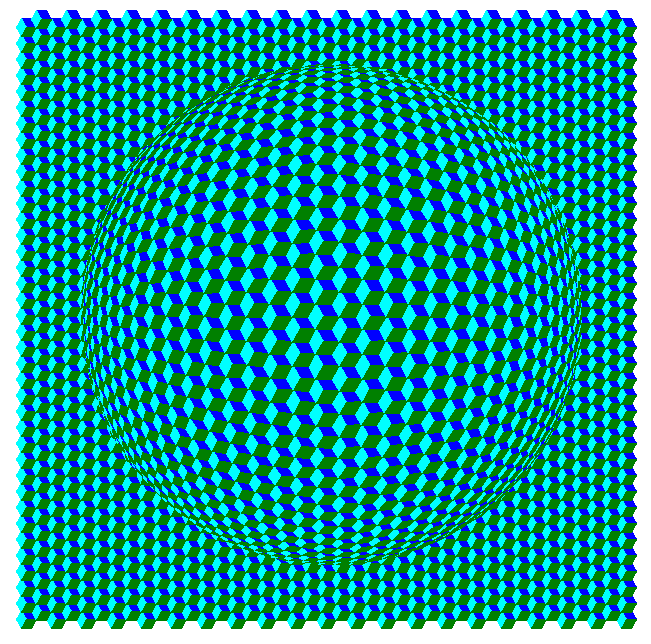

This figure's Python source:
#!/usr/bin/env python3
# -*- coding: utf-8 -*-
"""
Created on Mon Apr 20 16:17:18 2020
@author: Felana Rakotovao Andriamahefa
Projet de Vasarely 
"""
import turtle
from math import cos,sin,pi
from deformation import deformation # Etape 2:appel de la  module deformation 

def hexagone(point,longueur,col,centre,rayon):#Etape 1: definition de la fonction hexagone
    """
    La fonction peint un hexagone déformé en traçant des lignes droites entre le centre 
    et les extrémités dont la position est calculée avec la fonction deformation
    """
    turtle.hideturtle()
    turtle.speed(50) #vitesse d'éxecution du  dessin

    turtle.up()
    turtle.color('')
    C_x =point[0] #coordonnée du centre de l'hexagone correspondant aux bord de la fenêtre
    C_y = point[1]#(inf_gauche,sup_droite)
    pc=(C_x,C_y,0)
    pcprim=deformation(pc,centre,rayon)#deformation du centre par la fonctio deformation
    turtle.goto(pcprim[0],pcprim[1])# deplacement de la tortue au point d'origine deformé 
    
    turtle.down()
    """
    Dessin de la première face du pavé
    """ 
   
    turtle.color(col[0])#couleur de la première face 
    turtle.begin_fill()#commencer le remplissage
            
    X1=longueur*cos(0)+C_x
    Y1=longueur*sin(0)+C_y
    p=(X1,Y1,0)
    pprim=deformation(p,centre,rayon)
    turtle.goto(pprim[0],pprim[1])
    
    X1=longueur*cos(pi/3)+C_x
    Y1=longueur*sin(pi/3)+C_y
    p=(X1,Y1,0)
    pprim=deformation(p,centre,rayon)
    turtle.goto(pprim[0],pprim[1])
   
    
    X1=longueur*cos(2*pi/3)+C_x
    Y1=longueur*sin(2*pi/3)+C_y
    p=(X1,Y1,0)
    pprim=deformation(p,centre,rayon)
    turtle.goto(pprim[0],pprim[1])
    
    turtle.goto(pcprim[0],pcprim[1])
    
    turtle.end_fill()  
                  
    """
    Dessin de la deuxième face du pavé
    """
    
        
    turtle.color(col[1])
    turtle.begin_fill()
    
    turtle.goto(pcprim[0],pcprim[1])
    
    X2=longueur*cos(2*pi/3)+C_x
    Y2=longueur*sin(2*pi/3)+C_y
    p=(X2,Y2,0)
    pprim=deformation(p,centre,rayon)
    turtle.goto(pprim[0],pprim[1])
    
    X2=-longueur+C_x
    Y2=0.0+C_y
    p=(X2,Y2,0)
    pprim=deformation(p,centre,rayon)
    turtle.goto(pprim[0],pprim[1])
    
    X2=longueur*cos(4*pi/3)+C_x
    Y2=longueur*sin(4*pi/3)+C_y
    p=(X2,Y2,0)
    pprim=deformation(p,centre,rayon)
    turtle.goto(pprim[0],pprim[1])
    
    turtle.goto(pcprim[0],pcprim[1])
    
    turtle.end_fill()
    
    """
    Dessin de la troisième face du pavé          
    """
    
            
    turtle.color(col[2])
    turtle.begin_fill()
    
    turtle.goto(pcprim[0],pcprim[1])
    
    X3=longueur*cos(4*pi/3)+C_x
    Y3=longueur*sin(4*pi/3)+C_y
    p=(X3,Y3,0)
    pprim=deformation(p,centre,rayon)
    turtle.goto(pprim[0],pprim[1])
    
    X3=longueur*cos(5*pi/3)+C_x
    Y3=longueur*sin(5*pi/3)+C_y
    p=(X3,Y3,0)
    pprim=deformation(p,centre,rayon)
    turtle.goto(pprim[0],pprim[1])
    
    X3=longueur*cos(0)+C_x
    Y3=longueur*sin(0)+C_y
    p=(X3,Y3,0)
    pprim=deformation(p,centre,rayon)
    turtle.goto(pprim[0],pprim[1])
    
    turtle.goto(pcprim[0],pcprim[1])
    
    
    turtle.end_fill()





def pavage (inf_gauche, sup_droit, longueur,col,centre,rayon): #Etape 3: definittion de la fonction pavage
    """La fonction pavage peint les hexagones déformés dont les centres,
    avant déformation, se trouvent à l’intérieur de la fenêtre (bords inclus) 
    avec l’hexagone en bas à gauche, avant déformation, 
    centré sur le point (inf_gauche, inf_gauche). 
    Pour cela, elle utilise la fonction hexagone.
    """
    alpha=pi/3
    x=inf_gauche # absisse centre du traçage du pavé ligne
    y=inf_gauche#ordoonee centre du traçage du  pavé ligne 
    point=(x,y,0)
    premier_x_pair=int(longueur*(1+cos(alpha)))#l'abscisse du nouveau centre decalé par rapport à l'origine
    y_interligne=int(longueur*sin(alpha))#decalage des pavé suivant l'ordonnee
    pas=3*longueur
    ligne=1

    while y<sup_droite:
    
        if ligne%2!=0:
            x=inf_gauche
    
        else:
            x=inf_gauche+premier_x_pair
            
        
        while x<sup_droite:
            point = (x,y)
            hexagone(point, longueur, col,centre,rayon)
            x+=pas
            
                
        ligne+=1
        y = y+y_interligne
        
    
#Etape 4 :code principal qui fait appel à la fonction pavage 
inf_gauche = -305
print('Coordonnée du point inférieur gauche de la fenêtre (val,val) :',inf_gauche)
sup_droite = 300
print('Coordonnée du point supérieur droit de la fenêtre (val,val) :',sup_droite)
longueur = 10
print('Longueur d''une arête:',longueur)
col1='blue' 
col2= "cyan" 
col3= 'green' 
col=(col1,col2,col3)
print('Couleur des faces de l''hexagone :',col)
centre=(0,0,0)
print('Coordonnée de la sphère de deformation:',centre)
rayon=250
print('Rayon du sphère de déformation :', rayon)
pavage (inf_gauche, sup_droite, longueur,col,centre,rayon)

turtle.getcanvas().postscript(file="pavage.eps")
turtle.done()    
turtle.Screen().exitonclick()
